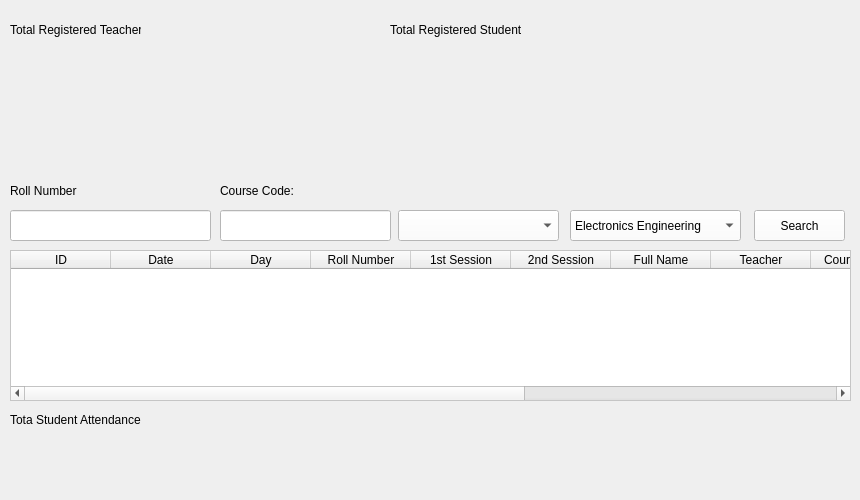
            <widget class="QWidget" name="AttendanceStatus">
             <widget class="QLabel" name="TRT_LABEL">
              <property name="geometry">
               <rect>
                <x>10</x>
                <y>20</y>
                <width>131</width>
                <height>20</height>
               </rect>
              </property>
              <property name="text">
               <string>Total Registered Teachers</string>
              </property>
             </widget>
             <widget class="QLabel" name="TRS_LABEL">
              <property name="geometry">
               <rect>
                <x>390</x>
                <y>20</y>
                <width>131</width>
                <height>20</height>
               </rect>
              </property>
              <property name="text">
               <string>Total Registered Students</string>
              </property>
             </widget>
             <widget class="QComboBox" name="Teachers">
              <property name="geometry">
               <rect>
                <x>398</x>
                <y>210</y>
                <width>161</width>
                <height>31</height>
               </rect>
              </property>
              <property name="styleSheet">
               <string notr="true">QComboBox{
background-color: rgb(255, 255, 255);
	selection-background-color: rgb(255, 255, 255);
	alternate-background-color: rgb(255, 235, 252);
}</string>
              </property>
             </widget>
             <widget class="QPushButton" name="ATS_SearchButton">
              <property name="geometry">
               <rect>
                <x>754</x>
                <y>210</y>
                <width>91</width>
                <height>31</height>
               </rect>
              </property>
              <property name="styleSheet">
               <string notr="true">QPushButton{
background-color: rgb(255, 255, 255);

}</string>
              </property>
              <property name="text">
               <string>Search</string>
              </property>
             </widget>
             <widget class="QLineEdit" name="RollNumber">
              <property name="geometry">
               <rect>
                <x>10</x>
                <y>210</y>
                <width>201</width>
                <height>31</height>
               </rect>
              </property>
              <property name="styleSheet">
               <string notr="true">QLineEdit{
background-color: rgb(255, 255, 255);
}</string>
              </property>
             </widget>
             <widget class="QLineEdit" name="CourseCode">
              <property name="geometry">
               <rect>
                <x>220</x>
                <y>210</y>
                <width>171</width>
                <height>31</height>
               </rect>
              </property>
              <property name="styleSheet">
               <string notr="true">QLineEdit{
background-color: rgb(255, 255, 255);
}</string>
              </property>
             </widget>
             <widget class="QLabel" name="CoruseCode_LABEL">
              <property name="geometry">
               <rect>
                <x>220</x>
                <y>180</y>
                <width>131</width>
                <height>21</height>
               </rect>
              </property>
              <property name="text">
               <string>Course Code:</string>
              </property>
             </widget>
             <widget class="QLabel" name="RollNumber_LABEL">
              <property name="geometry">
               <rect>
                <x>10</x>
                <y>180</y>
                <width>131</width>
                <height>21</height>
               </rect>
              </property>
              <property name="text">
               <string>Roll Number</string>
              </property>
             </widget>
             <widget class="QLabel" name="TSA_LABEL">
              <property name="geometry">
               <rect>
                <x>10</x>
                <y>410</y>
                <width>161</width>
                <height>20</height>
               </rect>
              </property>
              <property name="text">
               <string>Tota Student Attendance</string>
              </property>
             </widget>
             <widget class="QLabel" name="TotalAttendance">
              <property name="geometry">
               <rect>
                <x>10</x>
                <y>440</y>
                <width>201</width>
                <height>51</height>
               </rect>
              </property>
              <property name="styleSheet">
               <string notr="true">QLabel{
font: 75 26pt &quot;MS Shell Dlg 2&quot;;
color: rgb(255, 0, 4);
}</string>
              </property>
              <property name="text">
               <string/>
              </property>
              <property name="alignment">
               <set>Qt::AlignCenter</set>
              </property>
             </widget>
             <widget class="QLabel" name="TotalTeachers">
              <property name="geometry">
               <rect>
                <x>10</x>
                <y>50</y>
                <width>201</width>
                <height>111</height>
               </rect>
              </property>
              <property name="styleSheet">
               <string notr="true">QLabel{
font: 75 26pt &quot;MS Shell Dlg 2&quot;;
color: rgb(255, 0, 4);
}</string>
              </property>
              <property name="text">
               <string/>
              </property>
              <property name="alignment">
               <set>Qt::AlignCenter</set>
              </property>
             </widget>
             <widget class="QLabel" name="TotalStudents">
              <property name="geometry">
               <rect>
                <x>400</x>
                <y>50</y>
                <width>201</width>
                <height>111</height>
               </rect>
              </property>
              <property name="styleSheet">
               <string notr="true">QLabel{
font: 75 26pt &quot;MS Shell Dlg 2&quot;;
color: rgb(255, 0, 4);
}</string>
              </property>
              <property name="text">
               <string/>
              </property>
              <property name="alignment">
               <set>Qt::AlignCenter</set>
              </property>
             </widget>
             <widget class="QTableWidget" name="ATS_Table">
              <property name="geometry">
               <rect>
                <x>10</x>
                <y>250</y>
                <width>841</width>
                <height>151</height>
               </rect>
              </property>
              <property name="styleSheet">
               <string notr="true">QTableWidget{
	background-color: rgb(255, 255, 255);
}</string>
              </property>
              <column>
               <property name="text">
                <string>ID</string>
               </property>
              </column>
              <column>
               <property name="text">
                <string>Date</string>
               </property>
              </column>
              <column>
               <property name="text">
                <string>Day</string>
               </property>
              </column>
              <column>
               <property name="text">
                <string>Roll Number</string>
               </property>
              </column>
              <column>
               <property name="text">
                <string>1st Session</string>
               </property>
              </column>
              <column>
               <property name="text">
                <string>2nd Session</string>
               </property>
              </column>
              <column>
               <property name="text">
                <string>Full Name</string>
               </property>
              </column>
              <column>
               <property name="text">
                <string>Teacher</string>
               </property>
              </column>
              <column>
               <property name="text">
                <string>Course Name</string>
               </property>
              </column>
              <column>
               <property name="text">
                <string>Course Code</string>
               </property>
              </column>
              <column>
               <property name="text">
                <string>Department</string>
               </property>
              </column>
              <column>
               <property name="text">
                <string>Batch</string>
               </property>
              </column>
              <column>
               <property name="text">
                <string>Section</string>
               </property>
              </column>
             </widget>
             <widget class="QComboBox" name="Department">
              <property name="geometry">
               <rect>
                <x>570</x>
                <y>210</y>
                <width>171</width>
                <height>31</height>
               </rect>
              </property>
              <property name="styleSheet">
               <string notr="true">QComboBox{
color: rgb(rgb(0, 0, 0));
	background-color: rgb(255, 255, 255);

}
</string>
              </property>
              <item>
               <property name="text">
                <string>Electronics Engineering</string>
               </property>
              </item>
              <item>
               <property name="text">
                <string>Electrical Engineering</string>
               </property>
              </item>
              <item>
               <property name="text">
                <string>Computer Engineering</string>
               </property>
              </item>
              <item>
               <property name="text">
                <string>Software Engineering</string>
               </property>
              </item>
              <item>
               <property name="text">
                <string>Civil Engineering</string>
               </property>
              </item>
              <item>
               <property name="text">
                <string>Bio-Medical Engineering</string>
               </property>
              </item>
              <item>
               <property name="text">
                <string>Bio-Informatics</string>
               </property>
              </item>
              <item>
               <property name="text">
                <string>Telecommunication Engineering</string>
               </property>
              </item>
              <item>
               <property name="text">
                <string>BS Computer Science</string>
               </property>
              </item>
              <item>
               <property name="text">
                <string>BS Information Technology</string>
               </property>
              </item>
             </widget>
            </widget>
